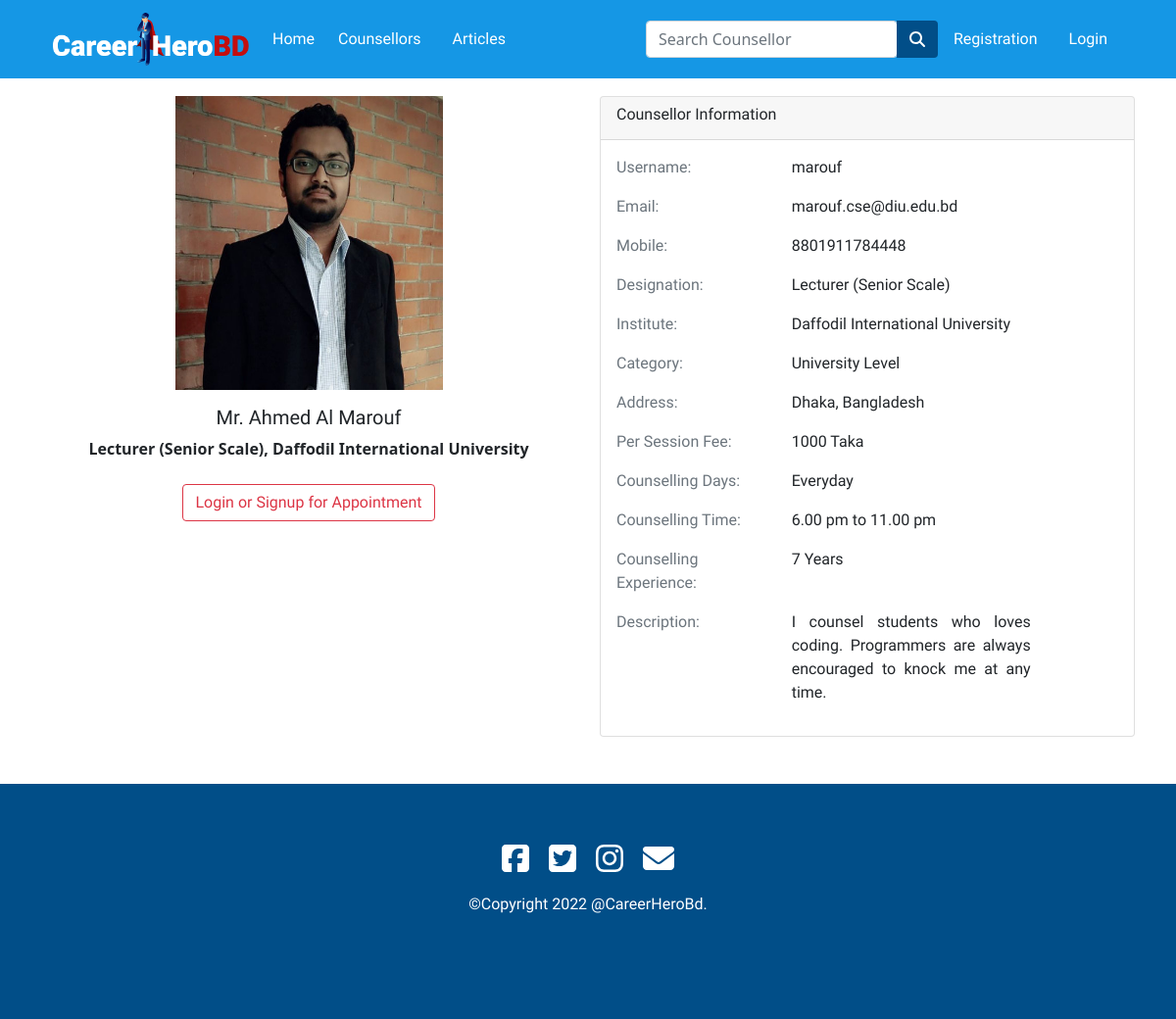
Before: /counselor_profile/3/ with the older database file.
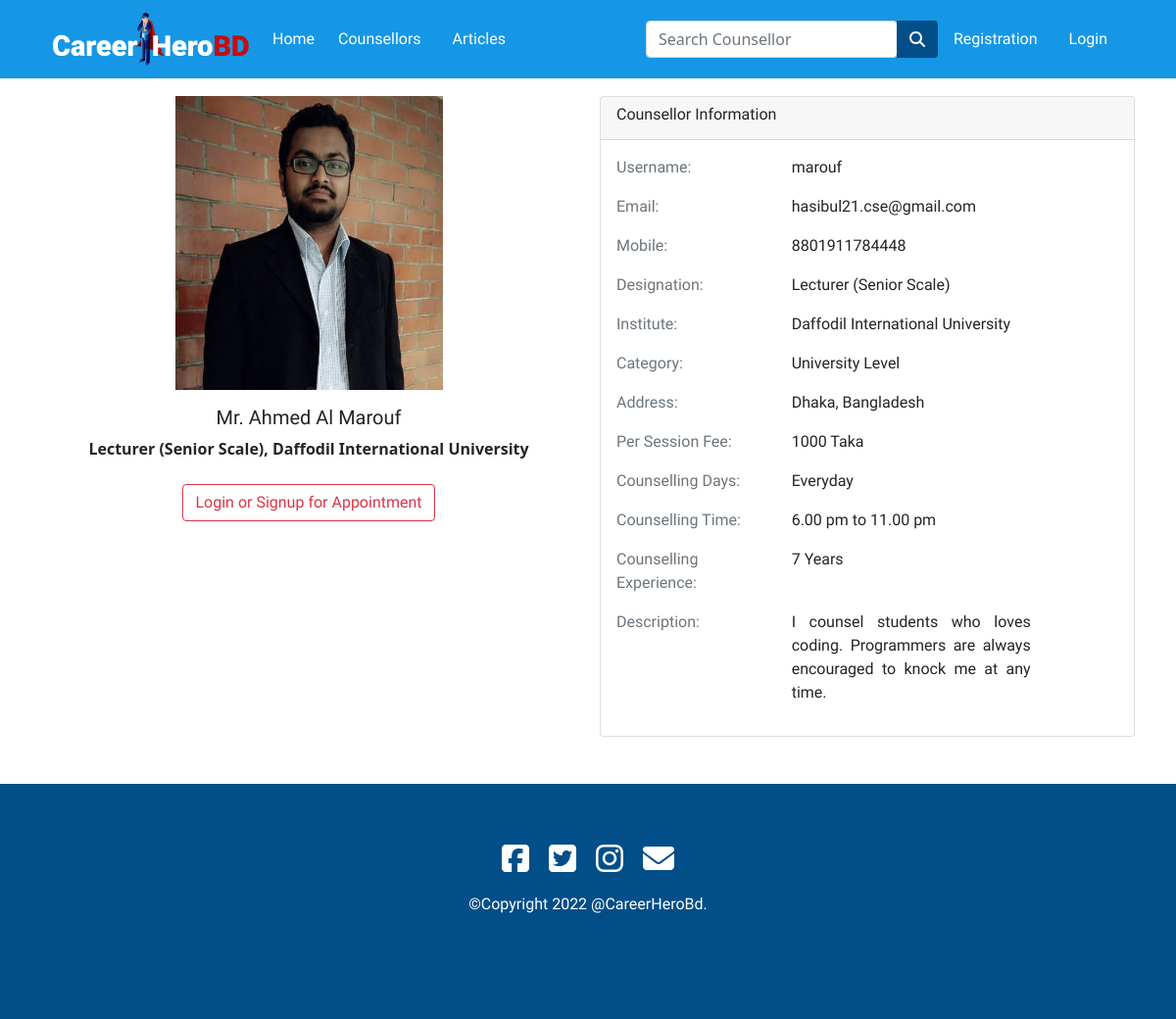
After: the same page with the newer database file.
### app/models.py (models this page shows, shortened)
class Counselor(models.Model):
  user = models.ForeignKey(settings.AUTH_USER_MODEL,on_delete=models.CASCADE)
  name=models.CharField(max_length=30,blank=True,null=True)
  email = models.EmailField(max_length=40,blank=True,null=True)
  mobile = models.IntegerField(blank=True,null=True)
  image = models.ImageField(upload_to='images/',null=True,blank=True)
  designation = models.CharField(max_length=30,blank=True,null=True)
  institute = models.CharField(max_length=300,blank=True,null=True)
  category = models.CharField(max_length=50,choices=CATEGORIES,null=True,blank=True)
  address = models.CharField(max_length=100,blank=True,null=True)
  counselling_experience = models.IntegerField(blank=True,null=True)
  description = models.TextField(max_length=2000,blank=True,null=True)
  per_session_fee = models.IntegerField(blank=True,null=True)
  counselling_day=models.CharField(max_length=100,null=True,blank=True)
  counselling_time=models.CharField(max_length=100,null=True,blank=True)

class User(AbstractUser):
  is_counselor= models.BooleanField(default=False)
  is_student = models.BooleanField(default=False)

### app/views.py (the view)
# urls.py: path('counselor_profile/<int:pk>/',views.counselor_profile,name="counselor_profile"),
def counselor_profile(request,pk):
  counselor = Counselor.objects.get(pk=pk)
  thread = ThreadModel.objects.filter(pk=pk)
  message_list = MessageModel.objects.filter(thread__pk__contains=pk)
  context = {'counselor':counselor,'thread':thread,'message_list':message_list,}
  return render(request, 'app/counselorProfile.html',context)

### app/templates/app/counselorProfile.html (shortened to what the changed rows need)
{% extends 'app/base.html' %}
{% load static %}
{% block main-content %}
<div class="container my-5" style="padding-top: 50px;">
  <div class="row ">
    <div class="col-md-6">
      <div class="card align-items-center" style="border: none;">
        {% if counselor.image %}
        <img src="{{ counselor.image.url }}" alt="" width="50%" height="300px">
        {% else %}
        <img src="{% static 'app/images/img/profile1.jpg' %}" alt="" width="50%" height="300px">
        {% endif %}
        <div class="card-body text-center">
          <h5 class="card-title text-center">{{counselor.name}}</h5>
          <div class="card-text text-center">
            <b>{{counselor.designation}}, {{counselor.institute}}</b>
          </div>
          <br>
          {% if counselor.user.pk == request.user.pk %}
          <a href="{% url 'counselor_form' counselor.id %}" role="button" class="btn styled_btn">Edit Profile</a>
          <a href="{% url 'article_new'  %}" role="button" class="btn styled_btn">Write Article</a>
          {% elif request.user.is_student %}
          <a href="{% url 'appoinmentForm' counselor.id  %}" role="button" class="btn styled_btn text-center">Request an
            Appointment</a>
          <a href="{% url 'create-thread'  %}" role="button" class="btn styled_btn text-center">Message</a>
          {% elif request.user.is_counselor %}
          <div></div>
          {% elif not request.user.is_authenticated %}
          <a href="{% url 'login'   %}" role="button" class="btn btn-outline-danger text-center">Login or Signup for Appointment</a>
          {% endif %}
        </div>
      </div>
    </div>
    <div class="col-md-6">
      <div class="card">
        <div class="card-body">
          <div class="row">
            <div class="col-6">
              <p><b> {{ counselor.user.username }}</b></p>
            </div>
          </div>
          <div class="row">
            <div class="col-6">
              <p><b> {{ counselor.email }}</b></p>
            </div>
          </div>
          <div class="row">
            <div class="col-6">
              <p><b> {{ counselor.mobile }}</b></p>
            </div>
          </div>
          <div class="row">
            <div class="col-6">
              <p><b> {{ counselor.designation }}</b></p>
            </div>
          </div>
          <div class="row">
            <div class="col-6">
              <p><b> {{ counselor.institute }}</b></p>
            </div>
          </div>
          <div class="row">
            <div class="col-6">
              <p><b> {{ counselor.category }}</b></p>
            </div>
          </div>
          <div class="row">
            <div class="col-6">
              <p><b> {{ counselor.address }}</b></p>
            </div>
          </div>
          <div class="row">
            <div class="col-6">
              <p><b> {{ counselor.per_session_fee }} Taka</b></p>
            </div>
          </div>
          <div class="row">
            <div class="col-6">
              <p><b> {{ counselor.counselling_day }} </b></p>
            </div>
          </div>
          <div class="row">
            <div class="col-6">
              <p><b> {{ counselor.counselling_time }}</b></p>
            </div>
          </div>
          <div class="row">
            <div class="col-6">
              <p><b> {{ counselor.counselling_experience }} Years</b></p>
            </div>
          </div>
          <div class="row">
            <div class="col-6">
              <p><b> {{ counselor.description }}</b></p>
            </div>
          </div>
        </div>
      </div>
    </div>
  </div>
</div>
{% endblock main-content %}

Changed rows visible on the page:
changed Counselor "Mr. Ahmed Al Marouf": email "marouf.cse@diu.edu.bd" → "hasibul21.cse@gmail.com"
